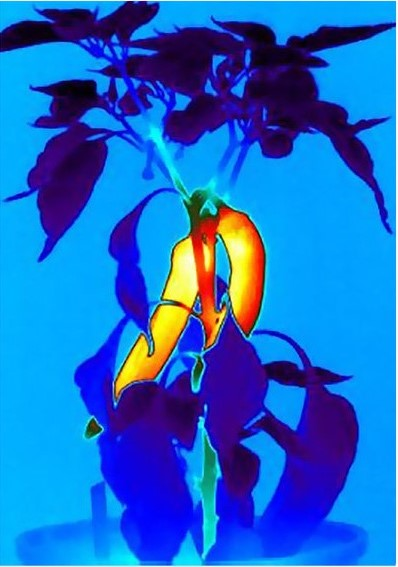
#> input picture ir_image.jpg, 398 x 567 px
$ python 'new grayscale.py'
#> lines starting #> are read from the running program, lines starting #| are printed output that depends on the picture
import cv2
import numpy as np
from PIL import Image
from pathlib import Path

def enhance_ir_image(input_path, output_path, scale_factor=2, denoise_strength=10):
    """
    Enhance and upscale an IR image while preserving important thermal details.

    Parameters:
    input_path (str): Path to input IR image
    output_path (str): Path to save enhanced image
    scale_factor (int): How much to upscale the image (2 = 2x, 3 = 3x, etc.)
    denoise_strength (int): Strength of denoising (higher = more smoothing)
    """
#> called with input_path = 'ir_image.jpg', output_path = 'enhanced_ir_image.jpg', scale_factor = 2, denoise_strength = 10
    # Read the image in grayscale mode
    img = cv2.imread(input_path, cv2.IMREAD_GRAYSCALE)
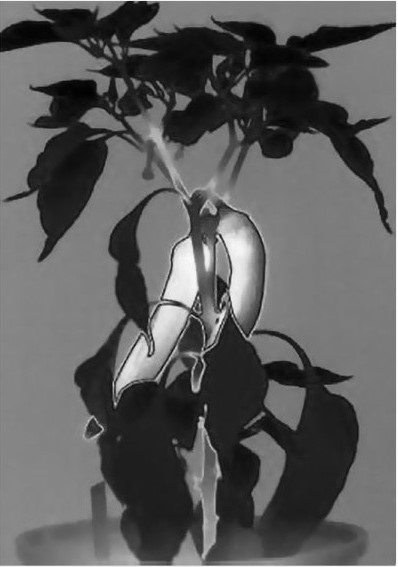
#> img: shape (567, 398); min 0, max 255, mean 92.9

    if img is None:
        raise ValueError(f"Image at path '{input_path}' could not be read.")

    # Apply denoising to reduce noise while preserving edges
    img_denoised = cv2.fastNlMeansDenoising(img, None, denoise_strength)

    # Enhance contrast using CLAHE (Contrast Limited Adaptive Histogram Equalization)
    clahe = cv2.createCLAHE(clipLimit=2.0, tileGridSize=(8, 8))
    img_enhanced = clahe.apply(img_denoised)
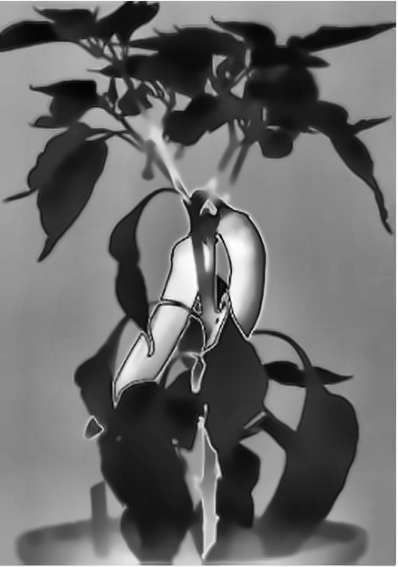
#> img_enhanced: shape (567, 398); min 1, max 255, mean 106.2

    # Upscale the image using Lanczos interpolation
    height, width = img_enhanced.shape
#> height = 567; width = 398
    new_height, new_width = height * scale_factor, width * scale_factor
#> new_height = 1134; new_width = 796

    # Convert to PIL Image for high-quality resizing
    pil_img = Image.fromarray(img_enhanced)
    pil_img_upscaled = pil_img.resize((new_width, new_height), Image.LANCZOS)

    # Convert back to numpy array
    img_upscaled = np.array(pil_img_upscaled)

    # Apply sharpening kernel to enhance details
    kernel = np.array([[-1, -1, -1],
                       [-1,  9, -1],
                       [-1, -1, -1]])
    img_sharpened = cv2.filter2D(img_upscaled, -1, kernel)
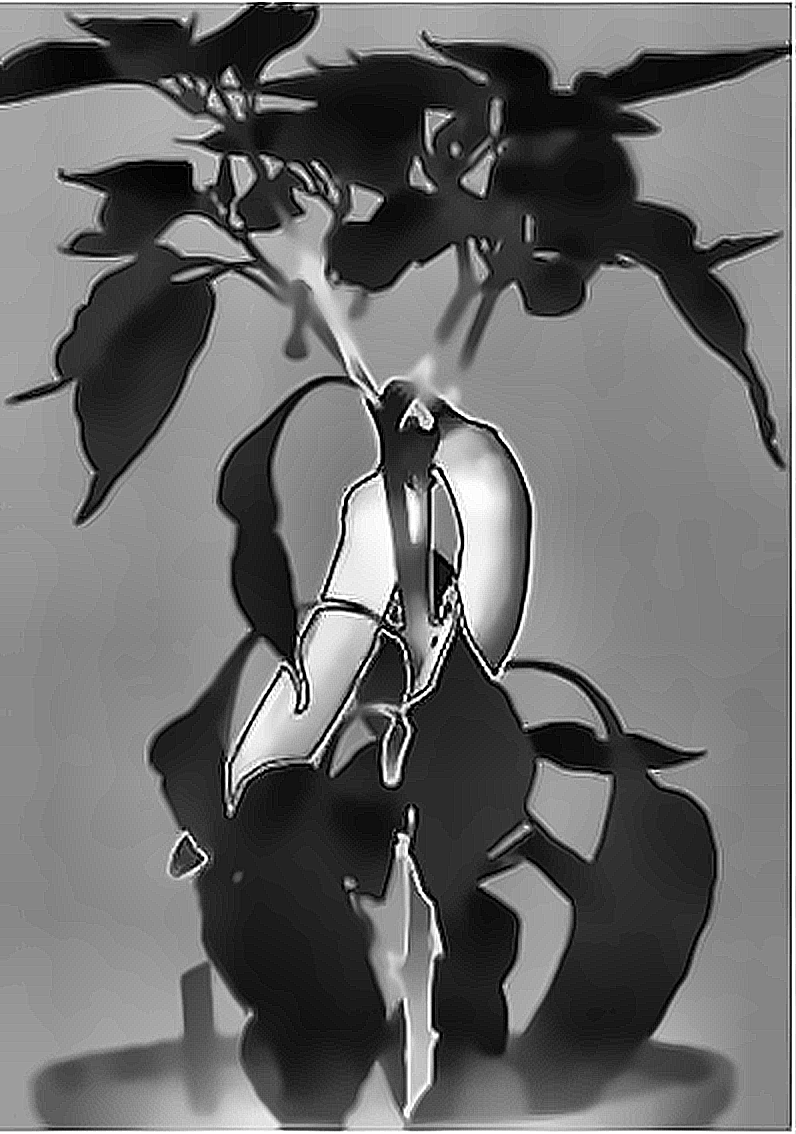
#> img_sharpened: shape (1134, 796); min 0, max 255, mean 106.1

    # Save the enhanced image
    cv2.imwrite(output_path, img_sharpened)

    return img_sharpened

# Example usage
if __name__ == "__main__":
    input_path = "ir_image.jpg"  # Replace with your input image path
    output_path = "enhanced_ir_image.jpg"  # Replace with desired output path

    # Enhance the image with 2x upscaling
    enhanced_img = enhance_ir_image(
        input_path=input_path,
        output_path=output_path,
        scale_factor=2,
        denoise_strength=10
    )

    print(f"Enhanced image saved to: {output_path}")
